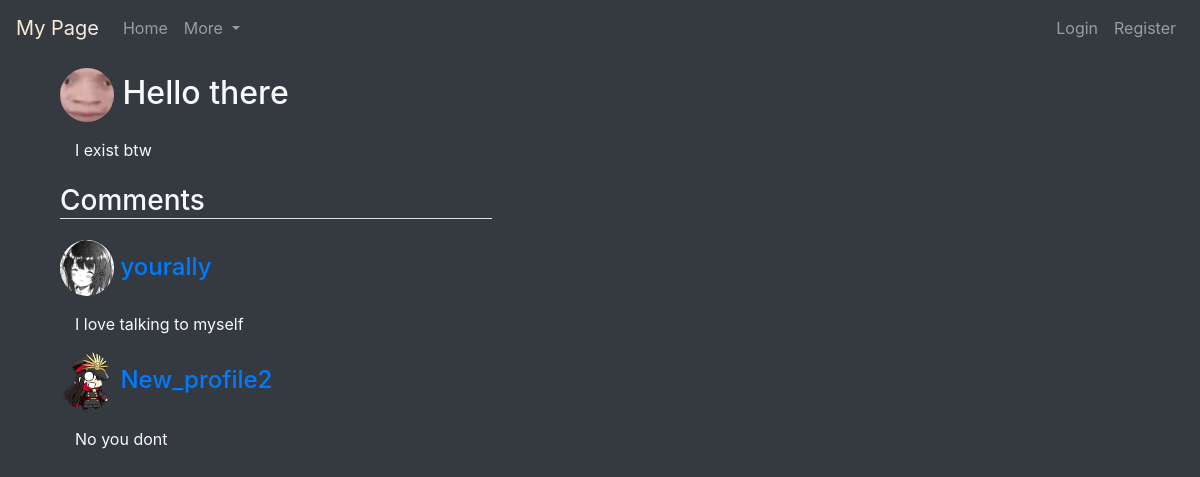
Page /post/23/ on the committed database.
### MyPage/models.py (models this page shows, shortened)
class Post(models.Model):
    author = models.ForeignKey(
        User, on_delete=models.CASCADE, related_name="written_posts")
    time_posted = models.DateTimeField(default=timezone.now)
    title = models.CharField(max_length=64, default='No Title')
    content = models.TextField()

class Profile(models.Model):
    user = models.OneToOneField(User, on_delete=models.CASCADE)
    image = models.ImageField(default='default.png', upload_to='images')
    contacts = models.ManyToManyField(User, blank=True, related_name='contacts')

class Comment(models.Model):
    commenter = models.ForeignKey(
        User, on_delete=models.CASCADE, related_name="written_comments")
    on_post = models.ForeignKey(
        Post, on_delete=models.CASCADE, related_name="post_comments")
    time_commented = models.DateTimeField(default=timezone.now)
    comment = models.TextField()

### MyPage/views.py (the view)
# urls.py: path('post/<int:post_id>/', my_views.post, name='my-post'),
def post(request, post_id):
    target = Post.objects.get(pk=post_id)
    comments = Comment.objects.filter(on_post=target).order_by('-time_commented')
    page = request.GET.get('page', 1)
    paginator = Paginator(comments, 5)
    try:
        post_comments = paginator.page(page)
    except PageNotAnInteger:
        post_comments = paginator.page(1)
    except EmptyPage:
        post_comments = paginator.page(paginator.num_pages)
    context = {
        'page_title': "My Profile",
        'post': target,
        'comments': post_comments,
        'form': forms.CommentForm()
    }
    return render(request, 'MyPage/post.html', context)

### MyPage/templates/MyPage/post.html (shortened to what this page needs)
{% extends 'MyPage/base.html' %}
{% load crispy_forms_tags %}
{% block content %}
<div class="container" style="margin-bottom: 2%;">
    <h2 title="{{ post.time_posted }}">
        <a href="{% url 'my-user' post.author.id %}" class="text-secondary">
            <img src="{{ post.author.profile.image.url }}" style="width:5%;" class="rounded-circle" title="{{ post.author }}">
        </a>
        {{ post.title }}
    </h2>
    <div class="container">
        <p>{{ post.content|linebreaks }}</p>
    </div>
</div>
<div class="container">
    <h3 class='border-bottom bottom-line'>Comments</h3>
        {% for comment in comments %}
            <a href="{% url 'my-user' comment.commenter.id %}" class="text-primary" title="{{ comment.time_commented }}">
                <h4>
                    <img src="{{ comment.commenter.profile.image.url }}" style="width:5%;" class="rounded-circle">
                    {{ comment.commenter }}
                </h4>
            </a>
            <div class="container">
                <p>{{ comment.comment|linebreaks }}</p>
            </div>
        {% endfor %}
    </div>
{% endblock %}

### MyPage/static/MyPage/styles.css (style rules this page uses)
.bottom-line { margin-bottom: 2%; width: 40%; margin-right: 60%; }

### rows in the picture
Post: author.profile.image (picture), title "Hello there", content "I exist btw"
Comment: commenter.profile.image (picture), commenter "yourally", comment "I love talking to myself"
Comment: commenter.profile.image (picture), commenter "New_profile2", comment "No you dont"
